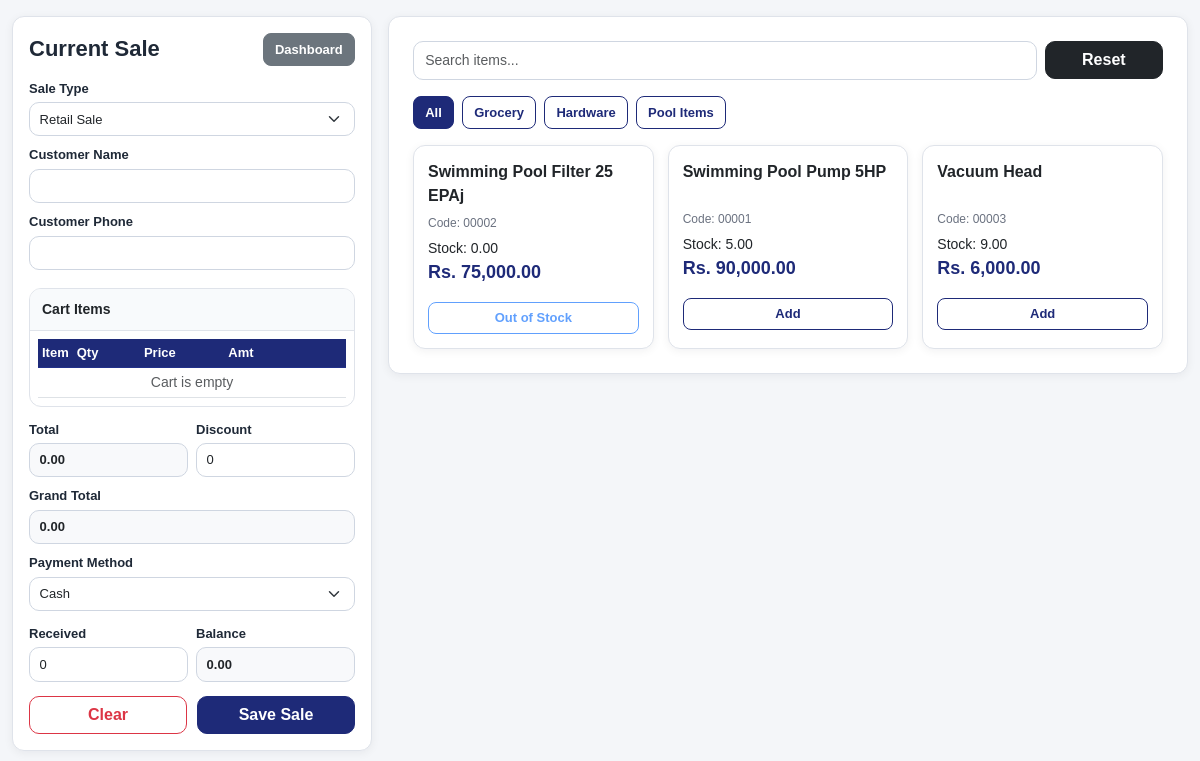
The page / (signed in) on the database its author committed.
### pos/models.py (models this page shows, shortened)
class Category(models.Model):
    name = models.CharField(max_length=100, unique=True)
    description = models.TextField(blank=True, null=True)
    is_active = models.BooleanField(default=True)
    created_at = models.DateTimeField(auto_now_add=True)
    class Meta:
        ordering = ["name"]

class Item(models.Model):
    ITEM_TYPE_CHOICES = [
        ("retail", "Retail"),
        ("project", "Project"),
        ("service", "Service"),
    ]
    item_code = models.CharField(max_length=50, unique=True)
    name = models.CharField(max_length=255)
    category = models.ForeignKey(Category, on_delete=models.SET_NULL, null=True, blank=True)
    supplier = models.ForeignKey(Supplier, on_delete=models.SET_NULL, null=True, blank=True)
    unit = models.CharField(max_length=30, default="pcs")
    cost_price = models.DecimalField(max_digits=12, decimal_places=2, default=0)
    selling_price = models.DecimalField(max_digits=12, decimal_places=2, default=0)
    stock = models.DecimalField(max_digits=12, decimal_places=2, default=0)
    purchase_date = models.DateField(blank=True, null=True)
    item_type = models.CharField(max_length=20, choices=ITEM_TYPE_CHOICES, default="retail")
    is_service = models.BooleanField(default=False)
    reorder_level = models.DecimalField(max_digits=12, decimal_places=2, default=0)
    warranty_days = models.PositiveIntegerField(default=0)
    retail_gl_account = models.ForeignKey(
        GLMaster,
        on_delete=models.SET_NULL,
        null=True,
        blank=True,
        related_name="retail_items"
    )
    cost_gl_account = models.ForeignKey(
        GLMaster,
        on_delete=models.SET_NULL,
        null=True,
        blank=True,
        related_name="cost_items"
    )
    is_active = models.BooleanField(default=True)
    updated_by = models.ForeignKey(
        User,
        on_delete=models.SET_NULL,
        null=True,
        blank=True,
        related_name="updated_items"
    )
    created_at = models.DateTimeField(auto_now_add=True)
    class Meta:
        ordering = ["name"]

### pos/views.py (the view)
# urls.py: path('', views.pos_page, name='pos'),
@user_passes_test(can_use_pos)
def pos_page(request):
    query = request.GET.get("q", "").strip()
    items = Item.objects.filter(is_active=True).select_related("category").order_by("name")
    projects = Project.objects.filter(is_active=True).order_by("-id")
    categories = Category.objects.all().order_by("name")
    if query:
        items = items.filter(
            Q(name__icontains=query) |
            Q(item_code__icontains=query) |
            Q(category__name__icontains=query)
        )
    return render(request, "pos/pos.html", {
        "items": items,
        "projects": projects,
        "categories": categories,
        "query": query,
        "show_items": can_manage_items(request.user),
    })

### pos/templatetags/currency_filters.py (called while the page is built)
@register.filter
def money(value):
    try:
        if value in (None, ""):
            value = Decimal("0")
        value = Decimal(str(value))
        return f"{value:,.2f}"
    except (InvalidOperation, ValueError, TypeError):
        return "0.00"

### pos/views.py (called while the page is built)
def is_owner(user):
    return user.is_superuser or user.groups.filter(name__iexact="Owner").exists()

def can_use_pos(user):
    return is_owner(user) or is_cashier(user)

def can_manage_items(user):
    return is_owner(user) or is_manager(user) or is_clerk(user)

### pos/templates/pos/pos.html (shortened to what this page needs)
{% extends "base.html" %}
{% load currency_filters %}
{% block content %}
<div class="pos-layout">
    <div class="pos-left-panel">
        <div class="card p-3 pos-panel-card">
            <div class="pos-panel-header">
                <h4 class="app-page-title mb-0">Current Sale</h4>
                <a href="{% url 'dashboard' %}" class="btn btn-secondary btn-sm">Dashboard</a>
            </div>
            <div class="pos-form-area">
                <div class="mb-2">
                    <label class="form-label">Sale Type</label>
                    <select id="sale_type" class="form-select form-select-sm" onchange="toggleProjectField()">
                        <option value="retail">Retail Sale</option>
                    </select>
                </div>
                <div class="mb-2">
                    <label class="form-label">Customer Name</label>
                    <input type="text" id="customer_name" class="form-control form-control-sm">
                </div>
                <div class="mb-2">
                    <label class="form-label">Customer Phone</label>
                    <input type="text" id="customer_phone" class="form-control form-control-sm">
                </div>
            </div>
            <div class="pos-cart-box">
                <div class="pos-cart-title">Cart Items</div>
                <div class="pos-cart-scroll">
                    <table class="table table-sm align-middle mb-0">
                        <thead>
                            <tr>
                                <th>Item</th>
                                <th style="width:72px;">Qty</th>
                                <th style="width:90px;">Price</th>
                                <th style="width:90px;">Amt</th>
                                <th style="width:42px;"></th>
                            </tr>
                        </thead>
                        <tbody id="cartBody">
                            <tr id="emptyCartRow">
                                <td colspan="5" class="text-center text-muted">Cart is empty</td>
                            </tr>
                        </tbody>
                    </table>
                </div>
            </div>
            <div class="pos-summary-box">
                <div class="row g-2">
                    <div class="col-6">
                        <label class="form-label">Total</label>
                        <input type="text" id="total" class="form-control form-control-sm readonly-box text-money" value="0.00" readonly>
                    </div>
                    <div class="col-6">
                        <label class="form-label">Discount</label>
                        <input type="number" step="0.01" id="discount" class="form-control form-control-sm" value="0" oninput="updateTotals()">
                    </div>
                </div>
                <div class="mt-2">
                    <label class="form-label">Grand Total</label>
                    <input type="text" id="grand_total" class="form-control form-control-sm readonly-box text-money" value="0.00" readonly>
                </div>
                <div class="mt-2">
                    <label class="form-label">Payment Method</label>
                    <select id="payment_method" class="form-select form-select-sm" onchange="togglePaymentFields()">
                        <option value="cash">Cash</option>
                    </select>
                </div>
                <div class="row g-2 mt-1" id="cash_fields">
                    <div class="col-6">
                        <label class="form-label">Received</label>
                        <input type="number" step="0.01" id="received" class="form-control form-control-sm" value="0" oninput="updateBalance()">
                    </div>
                    <div class="col-6">
                        <label class="form-label">Balance</label>
                        <input type="text" id="balance" class="form-control form-control-sm readonly-box text-money" value="0.00" readonly>
                    </div>
                </div>
            </div>
            <div class="pos-action-buttons">
                <button type="button" class="btn btn-outline-danger w-100" onclick="clearCart()">Clear</button>
                <button type="button" class="btn btn-primary w-100" onclick="saveSale()">Save Sale</button>
            </div>
        </div>
    </div>
    <div class="pos-right-panel">
        <div class="card p-3 p-md-4">
            <div class="row g-2 mb-3">
                <div class="col-md-10">
                    <input type="text" id="itemSearch" class="form-control" placeholder="Search items..." onkeyup="filterItems()">
                </div>
                <div class="col-md-2">
                    <button type="button" class="btn btn-dark w-100" onclick="resetItemFilters()">Reset</button>
                </div>
            </div>
            <div class="pos-category-bar mb-3">
                <button type="button" class="btn btn-primary btn-sm category-btn active" onclick="filterByCategory('all', this)">All</button>
                {% for category in categories %}
                <button type="button" class="btn btn-outline-primary btn-sm category-btn" onclick="filterByCategory('{{ category.name|lower|escapejs }}', this)">
                    {{ category.name }}
                </button>
                {% endfor %}
            </div>
            <div class="pos-items-grid" id="itemsGrid">
                {% for item in items %}
                <div class="pos-item-card"
                     data-name="{{ item.name|lower }}"
                     data-code="{{ item.item_code|lower }}"
                     data-category="{% if item.category %}{{ item.category.name|lower }}{% else %}uncategorized{% endif %}">
                    <div class="pos-item-name">{{ item.name }}</div>
                    <div class="pos-item-meta">Code: {{ item.item_code }}</div>
					<div class="pos-item-stock">Stock: {{ item.stock }}</div>
                    <div class="pos-item-price">Rs. {{ item.selling_price|money }}</div>
                   <button type="button"
						class="btn btn-outline-primary btn-sm mt-2 w-100"
							{% if not item.is_service and item.stock <= 0 %}disabled{% endif %}
        onclick="addToCart('{{ item.id }}', '{{ item.item_code|escapejs }}', '{{ item.name|escapejs }}', '{{ item.selling_price }}')">
    {% if not item.is_service and item.stock <= 0 %}Out of Stock{% else %}Add{% endif %}
</button>
                </div>
                {% empty %}
                <div class="text-muted">No items found.</div>
                {% endfor %}
            </div>
        </div>
    </div>
</div>
{% endblock %}

### static/css/app.css (style rules this page uses)
:root { --app-bg: #f4f6f9; --card-bg: #ffffff; --border-color: #dfe3ea; --text-main: #1f2937; --text-muted: #6b7280; --brand: #1e2a78; --brand-soft: #eef2ff; --success-soft: #eaf7ee; --danger-soft: #fdecec; --warning-soft: #fff7e6; --shadow-soft: 0 2px 10px rgba(15, 23, 42, 0.06); --radius: 12px; }
html, body { margin: 0; padding: 0; }
body.app-body { background: var(--app-bg); color: var(--text-main); font-size: 14px; font-family: Arial, sans-serif; }
.app-card, .card { border: 1px solid var(--border-color); border-radius: var(--radius); box-shadow: var(--shadow-soft); background: var(--card-bg); }
.app-page-title, h4, h5 { color: var(--text-main); font-weight: 700; margin: 0; }
.app-page-title { font-size: 22px; }
.form-label { font-size: 13px; font-weight: 600; margin-bottom: 4px; color: var(--text-main); }
.form-control, .form-select { border-radius: 10px; border: 1px solid #cfd6e1; font-size: 14px; padding: 0.5rem 0.7rem; min-height: 38px; }
.form-control-sm, .form-select-sm { min-height: 34px; padding: 0.4rem 0.6rem; font-size: 13px; }
.readonly-box { background: #f8f9fb; }
.btn { border-radius: 10px; font-weight: 600; }
.btn-sm { border-radius: 8px; font-size: 13px; padding: 0.35rem 0.7rem; }
.btn-primary { background: var(--brand); border-color: var(--brand); }
.btn-outline-primary { color: var(--brand); border-color: var(--brand); }
.btn-success, .btn-outline-success, .btn-danger, .btn-outline-danger, .btn-secondary, .btn-outline-dark { font-weight: 600; }
.table { margin-bottom: 0; }
.table thead th, .table-dark th { background: var(--brand) !important; color: #fff !important; border-color: #22318b !important; font-size: 13px; font-weight: 700; vertical-align: middle; }
.table td, .table th { vertical-align: middle; }
.text-money { font-weight: 700; white-space: nowrap; }

### pos/templates/pos/pos.html (style rules this page uses)
.pos-layout { display: flex; align-items: flex-start; gap: 16px; width: 100%; }
.pos-left-panel { width: 360px; min-width: 360px; position: sticky; top: 12px; align-self: flex-start; }
.pos-right-panel { flex: 1; min-width: 0; }
.pos-panel-card { max-height: calc(100vh - 32px); display: flex; flex-direction: column; }
.pos-panel-header { display: flex; justify-content: space-between; align-items: center; gap: 10px; margin-bottom: 12px; }
.pos-form-area { margin-bottom: 10px; }
.pos-cart-box { border: 1px solid var(--border-color); border-radius: 12px; background: #fff; overflow: hidden; margin-bottom: 12px; }
.pos-cart-title { padding: 10px 12px; font-weight: 700; border-bottom: 1px solid var(--border-color); background: #f8fafc; }
.pos-cart-scroll { max-height: 260px; overflow-y: auto; padding: 8px; }
.pos-summary-box { margin-top: auto; }
.pos-action-buttons { display: grid; grid-template-columns: 1fr 1fr; gap: 10px; margin-top: 14px; }
.pos-category-bar { display: flex; flex-wrap: wrap; gap: 8px; }
.category-btn.active { background: var(--brand); color: #fff; border-color: var(--brand); }
.pos-items-grid { display: grid; grid-template-columns: repeat(4, minmax(0, 1fr)); gap: 14px; }
.pos-item-card { border: 1px solid var(--border-color); border-radius: 12px; background: #fff; padding: 14px; box-shadow: var(--shadow-soft); }
.pos-item-name { font-size: 16px; font-weight: 700; margin-bottom: 6px; min-height: 44px; }
.pos-item-meta { font-size: 12px; color: var(--text-muted); margin-bottom: 6px; }
.pos-item-price { font-size: 18px; font-weight: 800; color: var(--brand); margin-bottom: 8px; }
@media (max-width: 1200px) { .pos-items-grid { grid-template-columns: repeat(3, minmax(0, 1fr)); } }

### rows shown on the page
Category: name "Grocery"
Category: name "Hardware"
Category: name "Pool Items"
Item: name "Swimming Pool Filter 25 EPAj", item_code "00002", stock "0.00", selling_price "75,000.00", is_service "Out of Stock"
Item: name "Swimming Pool Pump 5HP", item_code "00001", stock "5.00", selling_price "90,000.00", is_service "Add"
Item: name "Vacuum Head", item_code "00003", stock "9.00", selling_price "6,000.00", is_service "Add"
